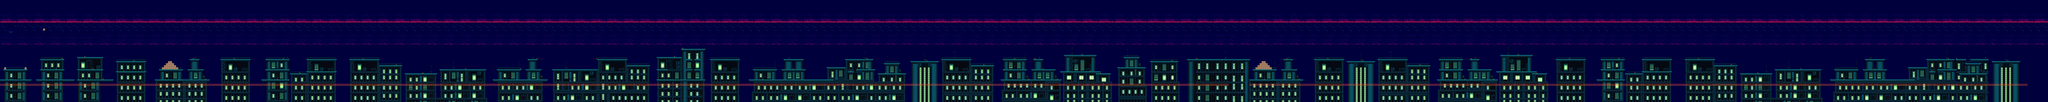

A 2D game scene composited from a Tiled map and its tileset images. What follows is a short description and the map's XML, with each tile layer's data collapsed to a summary:
An orthogonal 1000x50 tile map with 16x16 px tiles, 5 tile layers (background, graphics, trash, end, ...), 5 tilesets and 399 objects.

<map version="1.8" tiledversion="1.8.2" orientation="orthogonal" renderorder="right-down" width="1000" height="50" tilewidth="16" tileheight="16" infinite="0" nextlayerid="31" nextobjectid="715">
 <tileset firstgid="1" source="build.tsx" />
 <tileset firstgid="385" source="background.tsx" />
 <tileset firstgid="505" source="garbage.tsx" />
 <tileset firstgid="511" source="danger.tsx" />
 <tileset firstgid="517" source="tree.tsx" />
 <layer id="9" name="background" width="1000" height="50">
  <data>[50000 cells, 50000 non-empty, 74 distinct tile ids]</data>
 </layer>
 <layer id="8" name="graphics" width="1000" height="50">
  <data>[50000 cells, 17403 non-empty, 222 distinct tile ids]</data>
 </layer>
 <layer id="17" name="trash" width="1000" height="50">
  <data>[50000 cells, 126 non-empty, 4 distinct tile ids]</data>
 </layer>
 <objectgroup id="15" name="ground">
  <object id="46" x="32" y="544" width="176" height="16" />
  <object id="47" x="0" y="624" width="240" height="16" />
  <object id="48" x="320" y="544" width="176" height="16" />
  <object id="49" x="320" y="464" width="176" height="16" />
  <object id="50" x="288" y="624" width="288" height="16" />
  <object id="51" x="608" y="448" width="192" height="16" />
  <object id="52" x="608" y="544" width="192" height="16" />
  <object id="53" x="608" y="624" width="272" height="16" />
  <object id="54" x="912" y="480" width="224" height="16" />
  <object id="55" x="912" y="560" width="224" height="16" />
  <object id="56" x="1248" y="544" width="176" height="16" />
  <object id="57" x="1216" y="624" width="416" height="16" />
  <object id="58" x="1472" y="544" width="112" height="16" />
  <object id="59" x="1488" y="464" width="64" height="16" />
  <object id="60" x="1728" y="464" width="224" height="16" />
  <object id="61" x="2080" y="464" width="176" height="16" />
  <object id="62" x="2080" y="544" width="176" height="16" />
  <object id="63" x="2048" y="624" width="208" height="16" />
  <object id="64" x="2272" y="576" width="128" height="16" />
  <object id="65" x="2400" y="560" width="224" height="16" />
  <object id="66" x="2400" y="464" width="224" height="16" />
  <object id="68" x="2736" y="464" width="224" height="16" />
  <object id="69" x="2960" y="512" width="176" height="16" />
  <object id="70" x="3168" y="576" width="240" height="16" />
  <object id="71" x="3440" y="544" width="352" height="16" />
  <object id="72" x="3888" y="544" width="176" height="16" />
  <object id="73" x="3856" y="624" width="416" height="16" />
  <object id="74" x="4112" y="544" width="112" height="16" />
  <object id="75" x="4128" y="464" width="64" height="16" />
  <object id="76" x="4320" y="544" width="352" height="16" />
  <object id="77" x="4672" y="464" width="224" height="16" />
  <object id="78" x="4896" y="512" width="176" height="16" />
  <object id="79" x="5136" y="544" width="80" height="16" />
  <object id="80" x="5136" y="448" width="192" height="16" />
  <object id="81" x="5328" y="384" width="176" height="16" />
  <object id="82" x="5136" y="624" width="368" height="16" />
  <object id="83" x="5552" y="464" width="224" height="16" />
  <object id="84" x="5888" y="544" width="176" height="16" />
  <object id="85" x="5856" y="624" width="656" height="16" />
  <object id="86" x="6112" y="544" width="176" height="16" />
  <object id="87" x="6128" y="464" width="144" height="16" />
  <object id="88" x="6464" y="528" width="144" height="16" />
  <object id="89" x="6624" y="560" width="48" height="16" />
  <object id="90" x="6688" y="544" width="144" height="16" />
  <object id="91" x="6608" y="464" width="208" height="16" />
  <object id="93" x="6864" y="576" width="208" height="16" />
  <object id="94" x="6912" y="496" width="112" height="16" />
  <object id="95" x="7120" y="480" width="208" height="16" />
  <object id="96" x="7360" y="464" width="224" height="16" />
  <object id="97" x="7584" y="512" width="176" height="16" />
  <object id="99" x="7840" y="464" width="176" height="16" />
  <object id="100" x="7840" y="544" width="176" height="16" />
  <object id="101" x="7824" y="624" width="464" height="16" />
  <object id="103" x="8064" y="544" width="176" height="16" />
  <object id="104" x="8080" y="464" width="64" height="16" />
  <object id="105" x="8288" y="560" width="304" height="16" />
  <object id="108" x="8320" y="432" width="240" height="16" />
  <object id="109" x="8560" y="576" width="112" height="16" />
  <object id="110" x="8736" y="528" width="208" height="16" />
  <object id="111" x="8784" y="448" width="112" height="16" />
  <object id="112" x="8992" y="480" width="208" height="16" />
  <object id="113" x="9280" y="464" width="320" height="16" />
  <object id="424" x="9600" y="464" width="160" height="16" />
  <object id="425" x="9792" y="544" width="176" height="16" />
  <object id="426" x="9760" y="624" width="416" height="16" />
  <object id="427" x="10016" y="544" width="112" height="16" />
  <object id="428" x="10032" y="464" width="64" height="16" />
  <object id="429" x="10272" y="464" width="224" height="16" />
  <object id="430" x="10528" y="480" width="208" height="16" />
  <object id="431" x="10768" y="464" width="224" height="16" />
  <object id="432" x="10992" y="512" width="176" height="16" />
  <object id="433" x="11248" y="464" width="176" height="16" />
  <object id="434" x="11248" y="544" width="176" height="16" />
  <object id="435" x="11232" y="624" width="464" height="16" />
  <object id="436" x="11472" y="544" width="176" height="16" />
  <object id="437" x="11488" y="464" width="64" height="16" />
  <object id="439" x="11696" y="560" width="304" height="16" />
  <object id="440" x="11968" y="576" width="112" height="16" />
  <object id="441" x="11728" y="432" width="240" height="16" />
  <object id="442" x="12160" y="464" width="224" height="16" />
  <object id="443" x="12512" y="464" width="176" height="16" />
  <object id="444" x="12512" y="544" width="176" height="16" />
  <object id="445" x="12480" y="624" width="208" height="16" />
  <object id="446" x="12704" y="576" width="128" height="16" />
  <object id="447" x="12832" y="560" width="224" height="16" />
  <object id="448" x="12832" y="464" width="224" height="16" />
  <object id="449" x="13168" y="464" width="224" height="16" />
  <object id="450" x="13392" y="512" width="176" height="16" />
  <object id="451" x="13600" y="576" width="240" height="16" />
  <object id="452" x="13872" y="544" width="352" height="16" />
  <object id="453" x="14336" y="544" width="176" height="16" />
  <object id="454" x="14304" y="624" width="656" height="16" />
  <object id="455" x="14560" y="544" width="176" height="16" />
  <object id="456" x="14576" y="464" width="144" height="16" />
  <object id="457" x="14912" y="528" width="144" height="16" />
  <object id="459" x="15056" y="464" width="208" height="16" />
  <object id="460" x="15072" y="560" width="48" height="16" />
  <object id="461" x="15136" y="544" width="144" height="16" />
  <object id="463" x="15280" y="464" width="80" height="16" />
  </objectgroup>
 <objectgroup color="#ffff00" id="19" name="coin">
  <!-- 293 objects omitted --></objectgroup>
 <objectgroup id="4" name="end">
  <!-- 221 objects omitted --></objectgroup>
 <objectgroup id="16" name="bricks">
  <!-- 215 objects omitted --></objectgroup>
 <objectgroup color="#2802ff" id="22" name="objects">
  <!-- 173 objects omitted --></objectgroup>
 <objectgroup color="#ff0000" id="23" name="rats">
  <!-- 82 objects omitted --></objectgroup>
 <layer id="29" name="end" width="1000" height="50">
  <data>[50000 cells, 20 non-empty, 20 distinct tile ids]</data>
 </layer>
 <layer id="27" name="danger" width="1000" height="50" opacity="0.4">
  <data>[50000 cells, 980 non-empty, 1 distinct tile ids]</data>
 </layer>
 <objectgroup id="30" name="death">
  <!-- 1 objects omitted --></objectgroup>
</map>
<!-- 300 of 399 objects omitted -->
